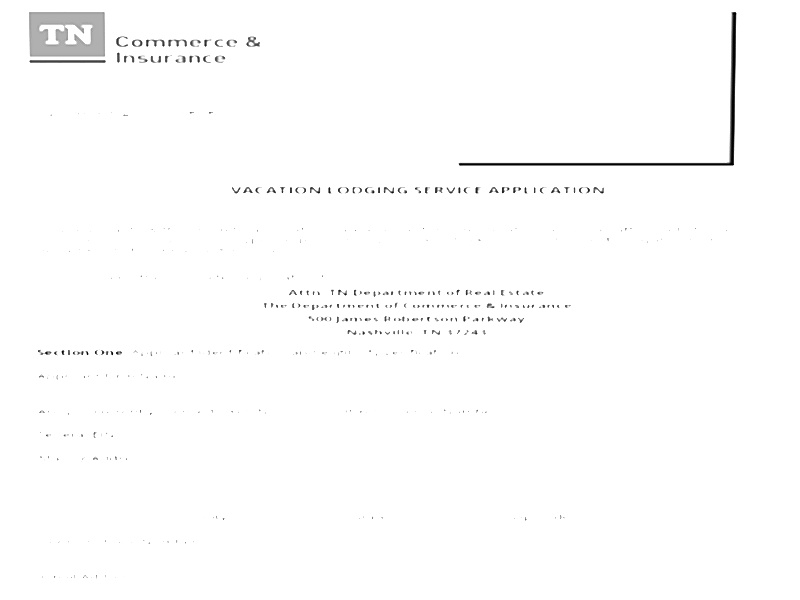
#> input picture Day19/Challenge Task/Document5/Enhanced.jpg.jpeg, 800 x 600 px; its folder holds only this picture in this run
$ python Enhancement_Tool.py
#> lines starting #> are read from the running program, lines starting #| are printed output that depends on the picture
import cv2
import numpy as np
import os

# Folder Paths

input_folder = "Document5"
output_folder = "Output"

os.makedirs(output_folder, exist_ok=True)


# Process Images


for filename in os.listdir(input_folder):

    if filename.lower().endswith((".jpg", ".jpeg", ".png")):

        image_path = os.path.join(input_folder, filename)

        image = cv2.imread(image_path)
#> image is the input picture: shape (600, 800, 3); min 0, max 255, mean 252.8

        if image is None:
            print("Could not read:", filename)
            continue

        print(f"Processing {filename}")


# Resize Image


        image = cv2.resize(image, (800, 600))


# Perspective Transformation


        pts1 = np.float32([
            [50, 40],
            [750, 40],
            [40, 560],
            [760, 560]
        ])

        pts2 = np.float32([
            [0, 0],
            [800, 0],
            [0, 600],
            [800, 600]
        ])

        matrix = cv2.getPerspectiveTransform(pts1, pts2)

        perspective = cv2.warpPerspective(
            image,
            matrix,
            (800, 600)
        )
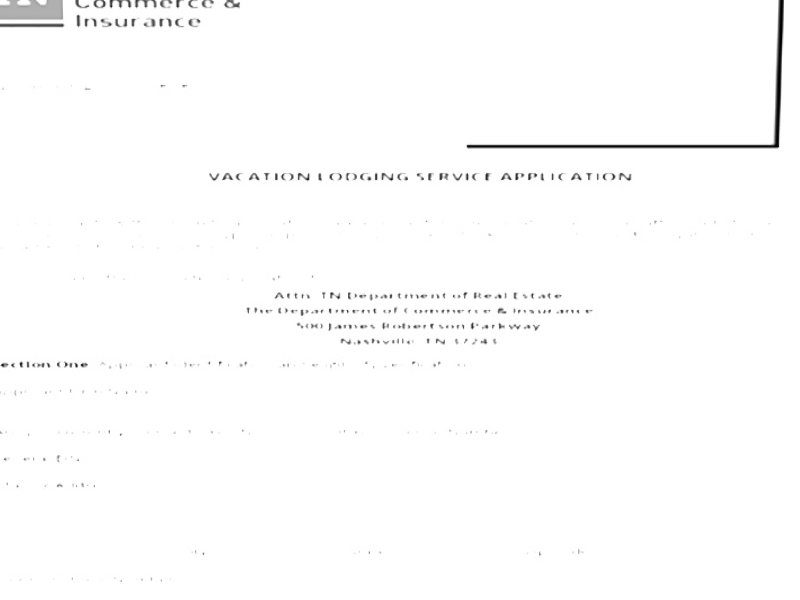
#> perspective: shape (600, 800, 3); min 0, max 255, mean 252.7

# Save Perspective Image

        cv2.imwrite(
            os.path.join(
                output_folder,
                "perspective_" + filename
            ),
            perspective
        )


# Convert to Grayscale


        gray = cv2.cvtColor(
            perspective,
            cv2.COLOR_BGR2GRAY
        )


# Noise Reduction


        blur = cv2.GaussianBlur(
            gray,
            (5, 5),
            0
        )

# Brightness & Contrast

        enhanced = cv2.convertScaleAbs(
            blur,
            alpha=1.5,
            beta=20
        )
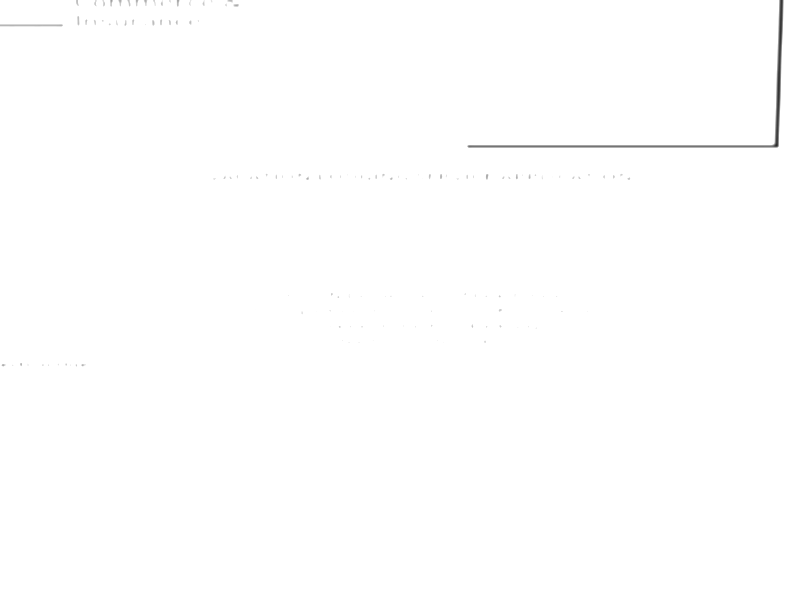
#> enhanced: shape (600, 800); min 44, max 255, mean 254.5


# Sharpen Image

        kernel = np.array([
            [0, -1, 0],
            [-1, 5, -1],
            [0, -1, 0]
        ])

        sharpen = cv2.filter2D(
            enhanced,
            -1,
            kernel
        )


# Save Final Image


        cv2.imwrite(
            os.path.join(
                output_folder,
                "enhanced_" + filename
            ),
            sharpen
        )

print("\nAll Images Processed Successfully!")

$ run again, on Day19/Challenge Task/Document5/Orignal.jpg.jpeg
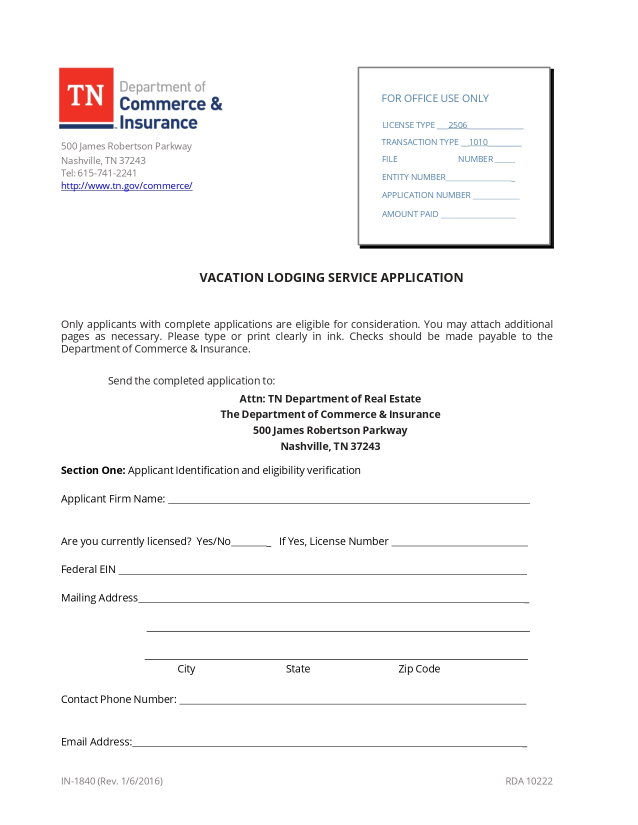
#> input picture Day19/Challenge Task/Document5/Orignal.jpg.jpeg, 1275 x 1650 px (shown at 1/2 size)
#> image is the input picture: shape (1650, 1275, 3); mean B, G, R 247.9, 247.7, 248.5
#> image: shape (600, 800, 3)
#> `blur = cv2.GaussianBlur( gray, (5, 5), 0 )`:
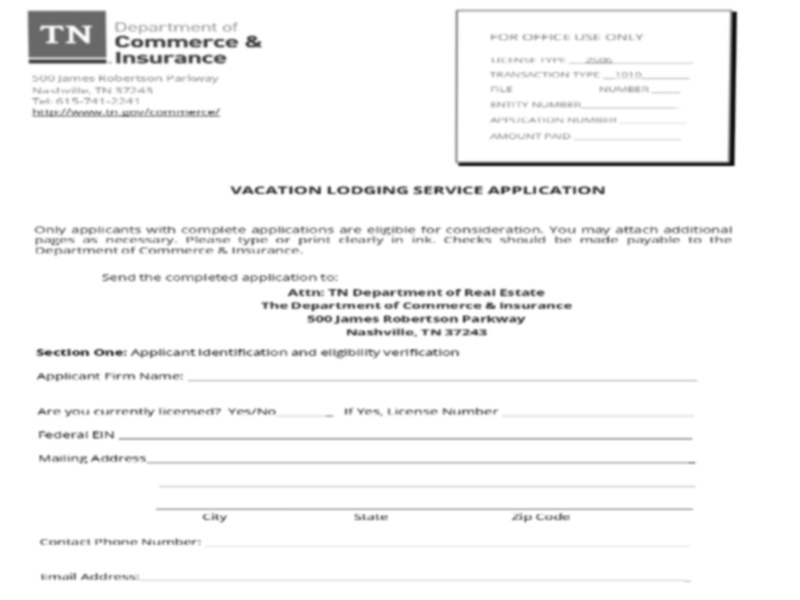
#> blur: shape (600, 800); min 11, max 255, mean 246
#> `enhanced = cv2.convertScaleAbs( blur, alpha=1.5, beta=20 )`:
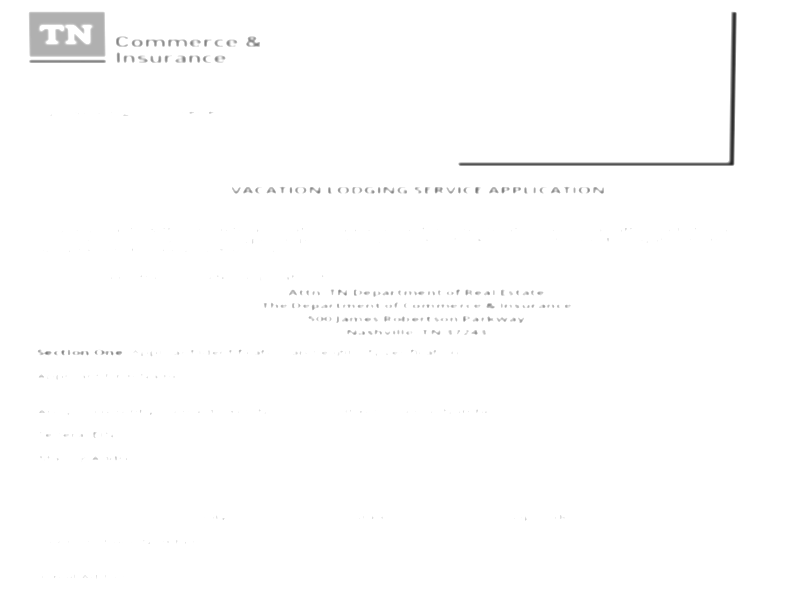
#> enhanced: shape (600, 800); min 36, max 255, mean 253.5

$ run again, on Day19/Challenge Task/Document5/Perspective.jpg.jpeg
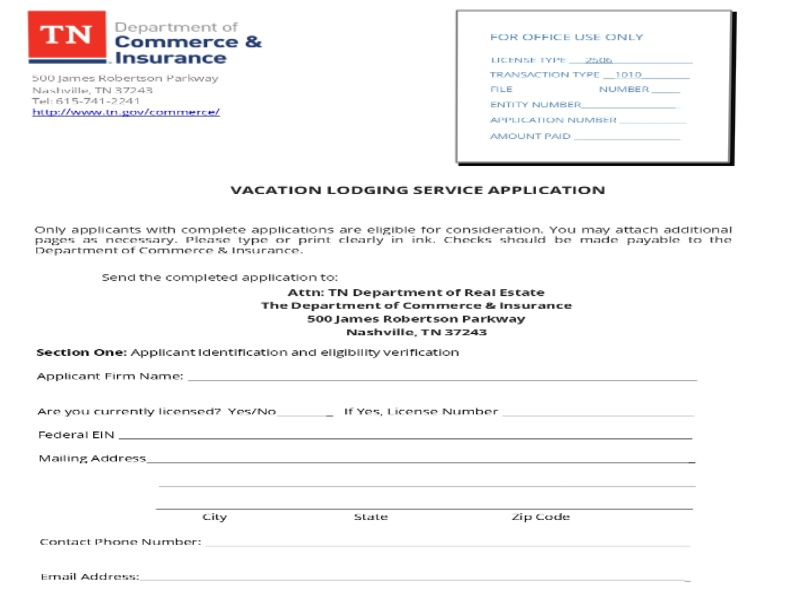
#> input picture Day19/Challenge Task/Document5/Perspective.jpg.jpeg, 800 x 600 px
#> image is the input picture: shape (600, 800, 3); mean B, G, R 245.8, 245.5, 246.6
#> `perspective = cv2.warpPerspective( image, matrix, (800, 600) )`:
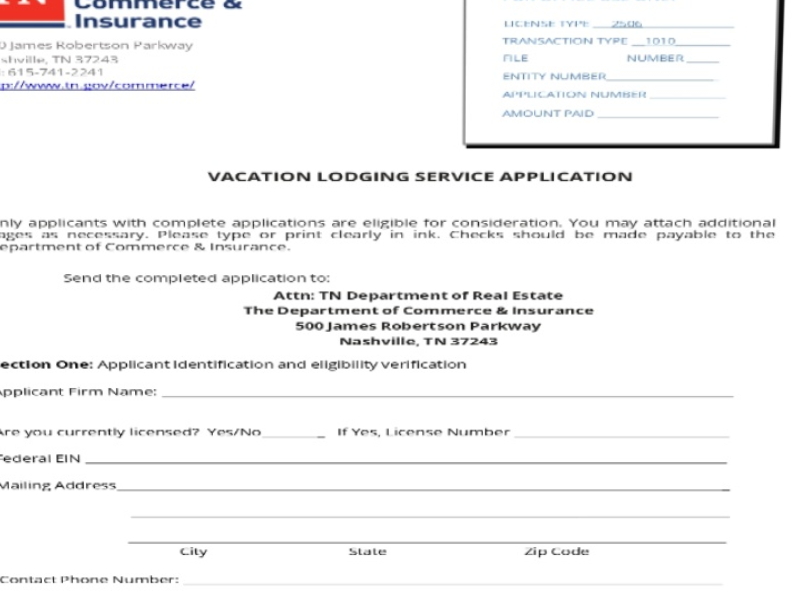
#> perspective: shape (600, 800, 3); mean B, G, R 245.1, 244.8, 245
#> `enhanced = cv2.convertScaleAbs( blur, alpha=1.5, beta=20 )`:
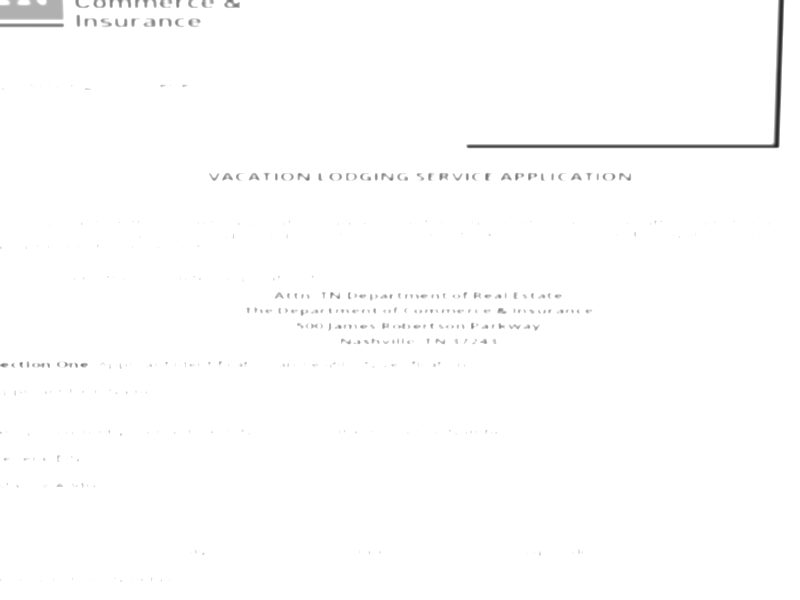
#> enhanced: shape (600, 800); min 35, max 255, mean 253.4
